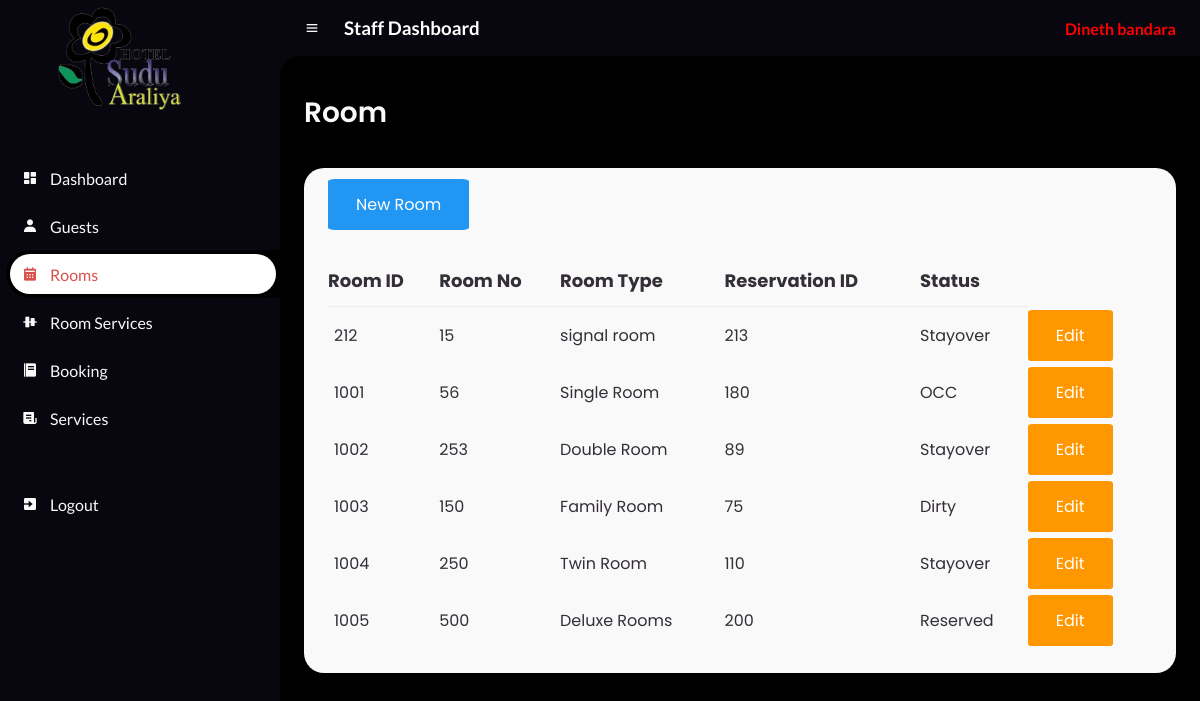
The app's page /Staff/Room.php (signed in) with its own data.
### tables this page shows
CREATE TABLE `room` (
  `id` int(50) NOT NULL,
  `Room_No` int(50) NOT NULL,
  `Room_Type` varchar(50) NOT NULL,
  `Reservation_ID` int(50) NOT NULL,
  `Status` varchar(50) NOT NULL
);

### Staff/RoomBody.php (the view, shortened to what this page needs)
<main>
	<div class="head-title">
		<div class="left">
			<h1>Room</h1>
		</div>
	</div>
	<div class="table-data">
		<div class="order">
        <a class="btn info" href="Room_Create.php" role="button"> New Room</a>
			<br><br><br>
			<table class="table">
				<thead>
					<tr>
						<th style="font-size: large;">Room ID</th>
						<th style="font-size: large;">Room No</th>
						<th style="font-size: large;">Room Type</th>
						<th style="font-size: large;">Reservation ID</th>
						<th style="font-size: large;">Status</th>
					</tr>
				</thead>
				<tbody>
					<?php
					$servername = "localhost";
					$username = "root";
					$password = "";
					$database = "hms";
					$connection = new mysqli($servername, $username, $password, $database);
					$sql = "SELECT * FROM room";
					$result = $connection->query($sql);
					while ($row = $result->fetch_assoc()) {
						echo "
                    <tr>
                    <td>$row[id]</td>
                    <td>$row[Room_No]</td>
                    <td>$row[Room_Type]</td>
                    <td>$row[Reservation_ID]</td>
					<td>$row[Status]</td>
                    <td >
                        <a class='btn warning btn-sm' href='Room_Edit.php?id=$row[id]'>Edit</a>
                    </td>
                </tr>
                    ";
					}
					?>
				</tbody>
			</table>
		</div>
	</div>
</main>

### Staff/css/style.css (style rules this page uses)
* { margin: 0; padding: 0; box-sizing: border-box; }
a { text-decoration: none; }
:root { --poppins: 'Poppins', sans-serif; --lato: 'Lato', sans-serif; --light: #F9F9F9; --blue: #3C91E6; --light-blue: #CFE8FF; --grey: #eee; --dark-grey: #AAAAAA; --dark: #342E37; --red: #DB504A; --yellow: #FFCE26; --light-yellow: #FFF2C6; --orange: #FD7238; --light-orange: #FFE0D3; --black: #000000; --light-black: #1b1a1a; --li-black: #6F6C6C ; --slow-black:#08070f ; --lime:lime; }
html { overflow-x: hidden; }
body { overflow-x: hidden; background-color: black; }
#content main { width: 100%; padding: 36px 24px; font-family: var(--poppins); max-height: calc(100vh - 56px); overflow-y: auto; }
#content main .head-title { display: flex; align-items: center; justify-content: space-between; grid-gap: 16px; flex-wrap: wrap; }
#content main .head-title .left h1 { font-size: 28px; font-weight: 600; margin-bottom: 10px; color: var(--light); }
#content main .table-data { display: flex; flex-wrap: wrap; grid-gap: 24px; margin-top: 24px; width: 100%; color: var(--dark); }
#content main .table-data > div { border-radius: 20px; background: var(--light); padding: 24px; overflow-x: auto; }
#content main .table-data .order { flex-grow: 1; flex-basis: 500px; }
#content main .table-data .order table { width: 100%; border-collapse: collapse; }
#content main .table-data .order table th { padding-bottom: 12px; font-size: 13px; text-align: left; border-bottom: 1px solid var(--grey); }
#content main .table-data .order table td { padding: 16px 0; }
#content main .table-data .order table tr td:first-child { display: flex; align-items: center; grid-gap: 12px; padding-left: 6px; }

### Staff/css/btn.css (style rules this page uses)
.btn { border: none; color: white; padding: 14px 28px; cursor: pointer; border-radius: 5%; }
.info { background-color: #2196F3; }
.warning { background-color: #ff9800; }

### Staff/Included/navContainer.php (style rules this page uses)
* { text-decoration: none; }

### records on screen
room: id "212", Room_No "15", Room_Type "signal room", Reservation_ID "213", Status "Stayover"
room: id "1001", Room_No "56", Room_Type "Single Room", Reservation_ID "180", Status "OCC"
room: id "1002", Room_No "253", Room_Type "Double Room", Reservation_ID "89", Status "Stayover"
room: id "1003", Room_No "150", Room_Type "Family Room", Reservation_ID "75", Status "Dirty"
room: id "1004", Room_No "250", Room_Type "Twin Room", Reservation_ID "110", Status "Stayover"
room: id "1005", Room_No "500", Room_Type "Deluxe Rooms", Reservation_ID "200", Status "Reserved"

### other values on screen
$_SESSION['staff_name'] "Dineth bandara"
